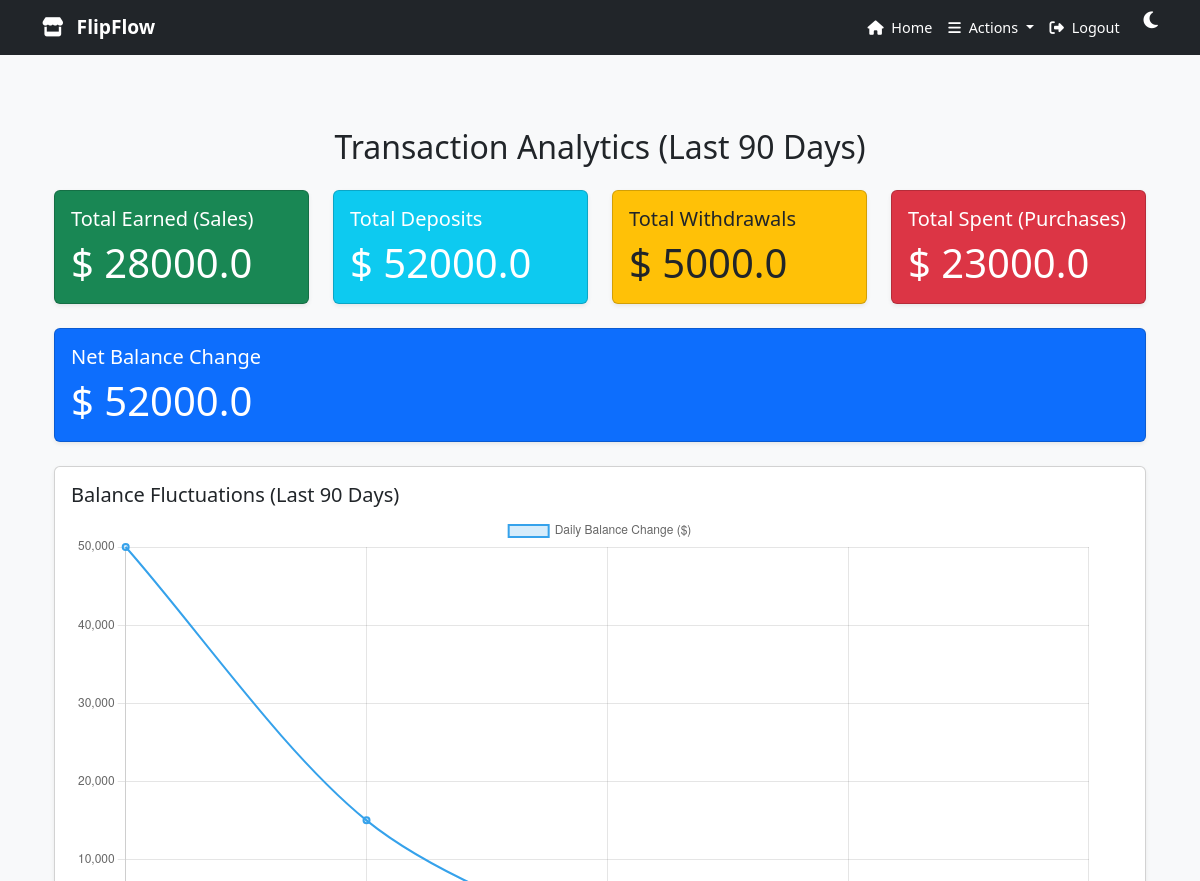
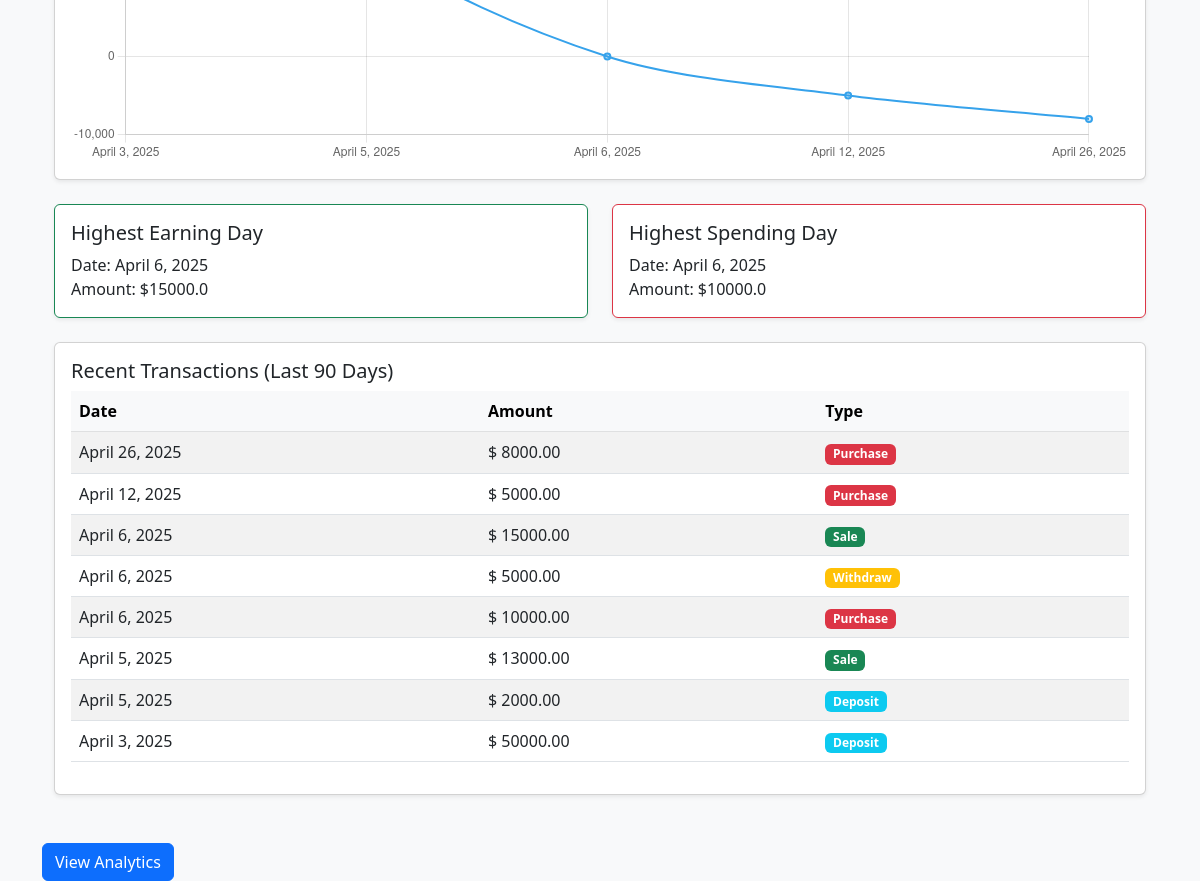
The app's page /accounts/analytics/ (signed in), older data (2 pictures, top to bottom).
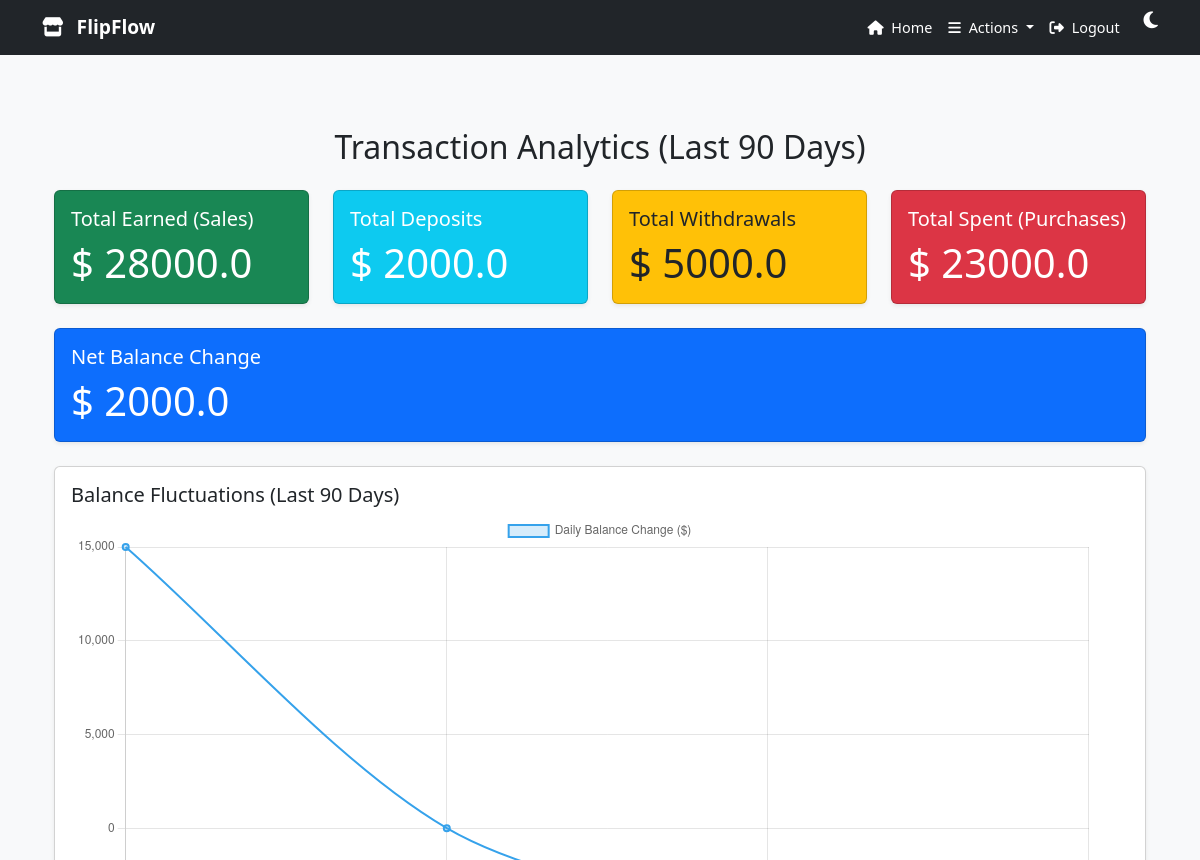
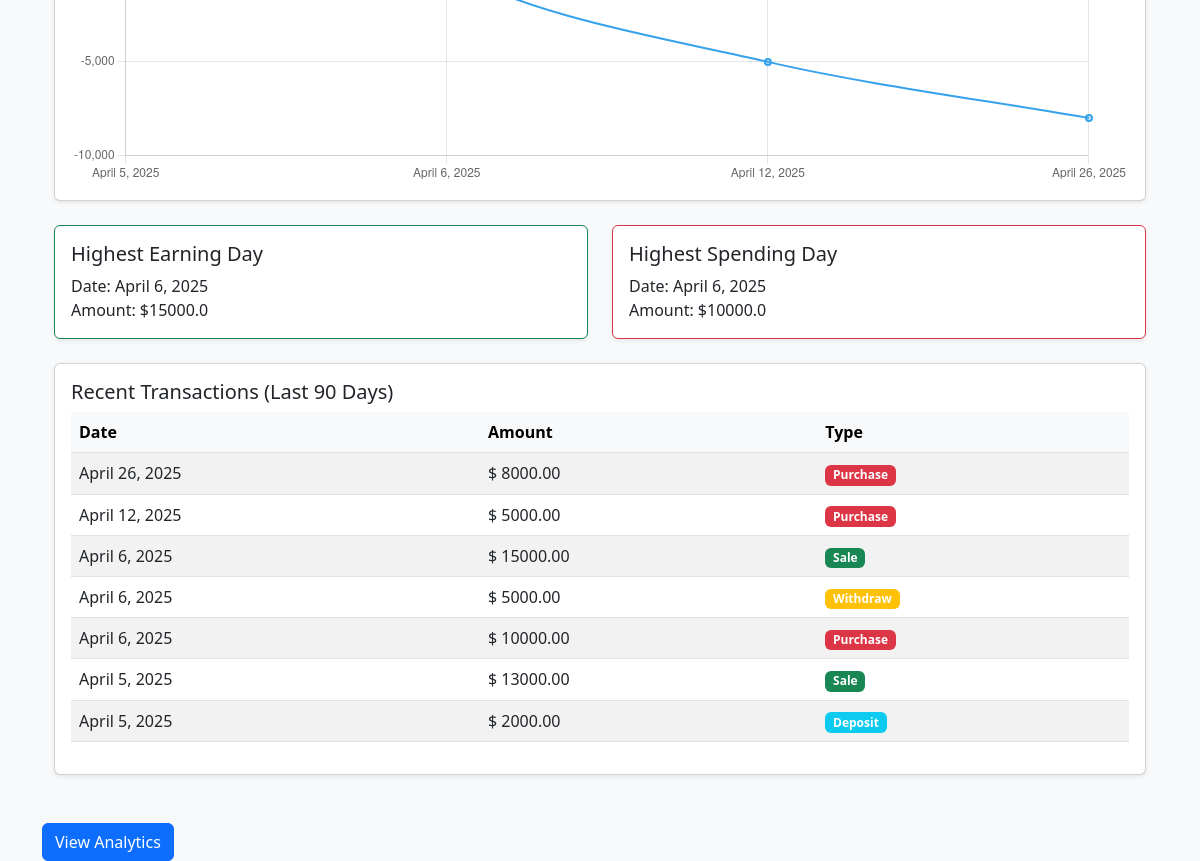
The same page, newer data (2 pictures, top to bottom).
### Market/models.py (models this page shows, shortened)
class Transaction(models.Model):
    TRANSACTION_TYPES = (
        ('deposit', 'Deposit'),
        ('withdraw', 'Withdraw'),
        ('buy', 'Buy'),
    )
    TRANSACTION_STATUS = (
        ('pending', 'Pending'),
        ('completed', 'Completed'),
    )
    user_from = models.ForeignKey(User, related_name='sent_transactions', on_delete=models.CASCADE)
    user_to = models.ForeignKey(User, related_name='received_transactions', on_delete=models.CASCADE)
    transaction_type = models.CharField(max_length=10, choices=TRANSACTION_TYPES)
    transaction_status = models.CharField(max_length=10, choices=TRANSACTION_STATUS, default='pending')
    amount = models.DecimalField(max_digits=10, decimal_places=2)
    created_at = models.DateTimeField(default=timezone.now)
    from_approve = models.BooleanField(default=False)
    to_approve = models.BooleanField(default=False)
    admin_approve = models.BooleanField(default=False)
    items = models.ForeignKey(Item, blank=True,null=True, related_name='transaction_item', on_delete=models.DO_NOTHING)
    class Meta:
        verbose_name = "Transaction"
        verbose_name_plural = "Transactions"

### accounts/views.py (the view)
# urls.py: path('analytics/',views.analytics,name='analytics'),
@login_required
def analytics(request):
    profile = get_object_or_404(Profile, user=request.user)
    today = datetime.date.today()
    today=today+datetime.timedelta(days=1)
    ninety_days_ago = today - datetime.timedelta(days=90)
    transactions = Transaction.objects.filter(
        created_at__range=[ninety_days_ago, today],
        transaction_status="completed",
        admin_approve=True,
    ).filter(
        Q(user_from=request.user) | Q(user_to=request.user)
    ).order_by("-created_at")
    daily_balance = defaultdict(float)
    total_deposits = 0
    total_withdrawals = 0
    total_spent = 0
    total_earned = 0
    highest_earning_day = {"date": None, "amount": 0}
    highest_spending_day = {"date": None, "amount": 0}
    for transaction in transactions:
        date = transaction.created_at.date()
        amount = float(transaction.amount)
        if transaction.transaction_type == "deposit" and transaction.user_to == request.user:
            total_deposits += amount
            daily_balance[date] += amount
        elif transaction.transaction_type == "withdraw" and transaction.user_from == request.user:
            total_withdrawals += amount
            daily_balance[date] -= amount
        elif transaction.transaction_type == "buy":
            if transaction.user_from == request.user:  # Buyer (Expense)
                total_spent += amount
                daily_balance[date] -= amount
                if amount > highest_spending_day["amount"]:
                    highest_spending_day = {"date": date, "amount": amount}
            elif transaction.user_to == request.user:  # Seller (Revenue)
                total_earned += amount
                daily_balance[date] += amount
                if amount > highest_earning_day["amount"]:
                    highest_earning_day = {"date": date, "amount": amount}
    net_balance_change = (total_deposits + total_earned) - (total_withdrawals + total_spent)
    balance_chart_data = sorted(daily_balance.items())
    context = {
        "profile": profile,
        "total_deposits": total_deposits,
        "total_withdrawals": total_withdrawals,
        "total_spent": total_spent,
        "total_earned": total_earned,
        "net_balance_change": net_balance_change,
        "highest_earning_day": highest_earning_day,
        "highest_spending_day": highest_spending_day,
        "transactions": transactions,
        "today": today,
        "ninety_days_ago": ninety_days_ago,
        "balance_chart_data": balance_chart_data,
    }
    return render(request, "analytics.html", context)

### accounts/templates/analytics.html (shortened to what the changed rows need)
{% extends "base.html" %}
{% load static %}
{% block body %}
<section class="analytics py-5">
  <div class="container">
    <h2 class="text-center mb-4">Transaction Analytics (Last 90 Days)</h2>
    <div class="row mb-4">
      <div class="col-md-3">
        <div class="card bg-info text-white shadow-sm">
          <div class="card-body">
            <h5 class="card-title">Total Deposits</h5>
            <p class="card-text display-6">$ {{ total_deposits }}</p>
          </div>
        </div>
      </div>
    </div>
    <div class="card bg-primary text-white shadow-sm mb-4">
      <div class="card-body">
        <h5 class="card-title">Net Balance Change</h5>
        <p class="card-text display-6">$ {{ net_balance_change }}</p>
      </div>
    </div>
    <div class="card shadow-sm mb-4">
      <div class="card-body">
        <h5 class="card-title">Balance Fluctuations (Last 90 Days)</h5>
        <canvas id="balanceChart"></canvas>
      </div>
    </div>
    <div class="card shadow-sm">
      <div class="card-body">
        <table class="table table-striped">
          <thead class="table-light">
            <tr>
              <th>Date</th>
              <th>Amount</th>
              <th>Type</th>
            </tr>
          </thead>
          <tbody>
            {% for transaction in transactions %}
            <tr>
              <td>{{ transaction.created_at.date }}</td>
              <td>$ {{ transaction.amount }}</td>
              <td>
                {% if transaction.transaction_type == "deposit" %}
                  <span class="badge bg-info">Deposit</span>
                {% elif transaction.transaction_type == "withdraw" %}
                  <span class="badge bg-warning">Withdraw</span>
                {% elif transaction.transaction_type == "buy" %}
                  {% if transaction.user_from == request.user %}
                    <span class="badge bg-danger">Purchase</span>
                  {% elif transaction.user_to == request.user %}
                    <span class="badge bg-success">Sale</span>
                  {% endif %}
                {% endif %}
              </td>
            </tr>
            {% empty %}
            <tr>
              <td colspan="3" class="text-center text-muted">No transactions in the last 90 days.</td>
            </tr>
            {% endfor %}
          </tbody>
        </table>
      </div>
    </div>
  </div>
</section>
<script>
  var ctx = document.getElementById('balanceChart').getContext('2d');
  var balanceChart = new Chart(ctx, {
    type: 'line',
    data: {
      labels: [{% for date, balance in balance_chart_data %}"{{ date }}",{% endfor %}],
      datasets: [{
        label: 'Daily Balance Change ($)',
        data: [{% for date, balance in balance_chart_data %}{{ balance }},{% endfor %}],
        borderColor: 'rgba(54, 162, 235, 1)',
        backgroundColor: 'rgba(54, 162, 235, 0.2)',
        borderWidth: 2,
        tension: 0.3
      }]
    },
    options: {
      responsive: true,
      scales: {
        y: {
          beginAtZero: false
        }
      }
    }
  });
</script>
{% endblock %}

Row changes from the older to the newer data that the page shows:
removed Transaction: transaction_type "Deposit"
Text that changed along with them:
{{ total_deposits }}: "52000.0" → "2000.0"
{{ net_balance_change }}: "52000.0" → "2000.0"
chart data {{ balance }}: 50000.0, 15000.0, 0.0, -5000.0, -8000.0 → 15000.0, 0.0, -5000.0, -8000.0
